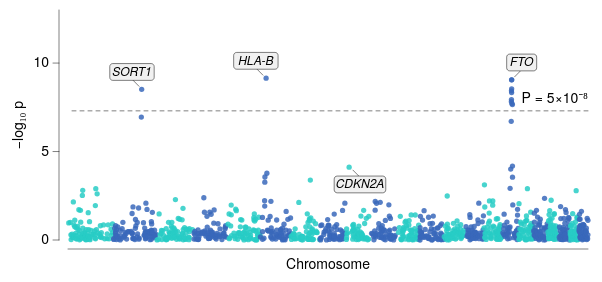

This figure's Vega-Lite source:
### Vega-Lite specification from a JSON file in a GitHub repository (floating-point values rounded to 4 significant figures; data arrays with more than 128 entries replaced by an {"elided": "..."} marker saying what was removed)
{"background": null, "config": {"arc": {"fill": "#DBDBDB", "fillOpacity": 1.0, "innerRadius": 28.75, "padAngle": 0.03, "stroke": "black", "strokeOpacity": 1, "strokeWidth": 0.25}, "area": {"fill": "#DBDBDB", "fillOpacity": 1.0, "stroke": "black", "strokeOpacity": 1, "strokeWidth": 0.25}, "axis": {"domain": true, "domainCap": "round", "domainColor": "black", "domainWidth": 0.25, "grid": false, "gridCap": "round", "gridColor": "#F1F1F1", "gridDash": [0, 0], "gridOpacity": 1.0, "gridWidth": 0.25, "labelColor": "black", "labelFont": "Helvetica Neue", "labelFontSize": 7, "labelFontStyle": "normal", "labelFontWeight": 400, "offset": 4.5, "ticks": true, "tickCap": "round", "tickColor": "black", "tickRound": false, "tickSize": 3, "tickWidth": 0.25, "titleColor": "black", "titleFont": "Helvetica Neue", "titleFontSize": 7, "titleFontStyle": "normal", "titleFontWeight": 400}, "axisX": {"domain": true, "labelAlign": "center", "labelAngle": 0, "labels": true, "ticks": true, "translate": 0}, "axisY": {"domain": true, "labelAlign": "right", "labelAngle": 0, "labels": true, "ticks": true, "translate": 0}, "axisRight": {"domain": true, "labelAlign": "left", "labelAngle": 0, "labels": true, "ticks": true, "translate": 0}, "axisTop": {"domain": true, "labelAlign": "center", "labelAngle": 0, "labels": true, "ticks": true, "translate": 0}, "axisBand": {"tickOffset": 0}, "bar": {"fill": "#DBDBDB", "fillOpacity": 1.0, "stroke": "black", "strokeOpacity": 1, "strokeWidth": 0.25}, "boxplot": {"size": 10.35, "ticks": {"cornerRadius": 0.25, "fill": "black", "opacity": 1, "size": 5.175, "thickness": 0.25}, "box": {"fillOpacity": 1.0, "stroke": "black", "strokeOpacity": 1, "strokeWidth": 0.25}, "median": {"cornerRadius": 0, "fill": "black", "fillOpacity": 1.0, "opacity": 1, "size": 10.35, "thickness": 0.25}, "rule": {"fill": "black", "fillOpacity": 1.0, "size": 11.5, "stroke": "black", "strokeDash": [0, 0], "strokeOpacity": 1, "strokeWidth": 0.25}, "outliers": {"color": "black", "fill": "black", "fillOpacity": 1.0, "size": 0, "stroke": "black", "strokeOpacity": 1, "strokeWidth": 0.25}}, "circle": {"fill": "black", "fillOpacity": 1.0, "size": 0.575, "stroke": null, "strokeOpacity": 1, "strokeWidth": 0.25}, "errorband": {"band": {"fillOpacity": 0.6, "stroke": null, "strokeWidth": 0.25, "strokeOpacity": 1}, "borders": {"opacity": 0, "strokeOpacity": 0.25, "strokeWidth": 1}}, "errorbar": {"opacity": 1, "rule": {"strokeDash": [0, 0], "strokeWidth": 0.25}, "ticks": {"color": "black", "cornerRadius": 0.125, "opacity": 1, "size": 6.9, "thickness": 0.25}, "thickness": 0.25}, "font": "Helvetica Neue", "geoshape": {"fill": "#DBDBDB", "fillOpacity": 1.0, "stroke": "black", "strokeOpacity": 1, "strokeWidth": 0.25}, "header": {"labelColor": "black", "labelFont": "Helvetica Neue", "labelFontSize": 7, "labelFontStyle": "normal", "labelFontWeight": 400, "titleColor": "black", "titleFont": "Helvetica Neue", "titleFontSize": 7, "titleFontStyle": "normal", "titleFontWeight": 400, "titlePadding": 0}, "legend": {"disable": false, "offset": 4.5, "titlePadding": 4, "labelOffset": 2, "gradientLabelOffset": 2, "gradientLength": 57.5, "gradientThickness": 5.75, "gradientOpacity": 1.0, "gradientStrokeColor": "black", "gradientStrokeWidth": 0.25, "labelColor": "black", "labelFont": "Helvetica Neue", "labelFontSize": 7, "labelFontStyle": "normal", "labelFontWeight": 400, "strokeColor": "black", "strokeWidth": 0, "symbolSize": 42, "symbolStrokeColor": "black", "symbolStrokeWidth": 0.25, "titleColor": "black", "titleFont": "Helvetica Neue", "titleFontSize": 7, "titleFontStyle": "normal", "titleFontWeight": 400}, "line": {"color": "black", "stroke": "black", "strokeCap": "round", "strokeDash": [0, 0], "strokeOpacity": 1, "strokeWidth": 0.375}, "point": {"filled": true, "fill": "#DBDBDB", "fillOpacity": 1.0, "size": 5.75, "stroke": "black", "strokeOpacity": 1, "strokeWidth": 0.25}, "range": {"category": ["#C6D9F1", "#F1C9CB", "#FEF0B9", "#CEE37A", "#7AA8E0", "#E589A3", "#FDDD5D", "#68B961", "#4177B1", "#C35082", "#E5C227", "#438156"], "diverging": {"scheme": ["#C35082", "#CE6D94", "#D989A7", "#E2A4BA", "#EABFCE", "#F1DBE2", "#F6F6F6", "#D7E0EB", "#B9CBE0", "#9BB6D5", "#7DA1C9", "#5F8CBD", "#4177B1"]}, "heatmap": {"scheme": ["#32022B", "#43044D", "#4C196E", "#4D338C", "#484DA6", "#3A68BB", "#1D83CA", "#1D9CCB", "#23B5C9", "#28CDC5", "#4DE0B4", "#91EE9F"]}, "ordinal": {"scheme": ["#F1F1F1", "#DBDBDB", "#C6C6C6", "#B2B2B2", "#9D9D9D", "#898989", "#767676", "#636363", "#515151", "#404040", "#2F2F2F", "#1F1F1F"]}, "ramp": {"scheme": ["#32022B", "#43044D", "#4C196E", "#4D338C", "#484DA6", "#3A68BB", "#1D83CA", "#1D9CCB", "#23B5C9", "#28CDC5", "#4DE0B4", "#91EE9F"]}}, "rule": {"color": "black", "stroke": "black", "strokeCap": "round", "strokeDash": [2, 2], "strokeOpacity": 1, "strokeWidth": 0.25}, "scale": {"bandPaddingInner": 0.1, "bandPaddingOuter": 0.1, "round": false}, "rect": {"fill": "#DBDBDB", "fillOpacity": 1.0, "stroke": "black", "strokeOpacity": 1, "strokeWidth": 0.25}, "square": {"fill": "#DBDBDB", "fillOpacity": 1.0, "size": 11.5, "stroke": "black", "strokeOpacity": 1, "strokeWidth": 0.25}, "text": {"color": "black", "font": "Helvetica Neue", "fontSize": 7, "fontStyle": "normal", "fontWeight": 400}, "tick": {"color": "black", "cornerRadius": 0.125, "opacity": 1.0, "size": 10.35, "thickness": 0.25}, "title": {"anchor": "middle", "frame": "group", "color": "black", "font": "Helvetica Neue", "fontSize": 7, "fontStyle": "normal", "fontWeight": 400, "subtitleColor": "black", "subtitleFont": "Helvetica Neue", "subtitleFontSize": "Helvetica Neue", "subtitleFontStyle": "normal", "subtitleFontWeight": 400}, "trail": {"color": "black", "opacity": 1, "size": 0.375}, "view": {"continuousWidth": 260, "continuousHeight": 115, "discreteWidth": 260, "discreteHeight": 115, "fill": null, "stroke": null, "strokeWidth": 0.25}}, "layer": [{"data": {"name": "data-03186213ed5e726b81dd02ff130392d8"}, "mark": {"type": "circle", "opacity": 0.85, "size": 7}, "encoding": {"color": {"field": "parity", "legend": null, "scale": {"range": ["#3A68BB", "#28CDC5"]}, "type": "nominal"}, "x": {"axis": {"labels": false, "ticks": false}, "field": "pos", "title": "Chromosome", "type": "quantitative"}, "y": {"field": "logp", "scale": {"domain": [0, 13]}, "title": "−log₁₀ p", "type": "quantitative"}}}, {"layer": [{"data": {"values": [{"__dysonsphere__": 1}]}, "mark": {"type": "rule", "opacity": 1.0, "strokeDash": [2, 2]}, "encoding": {"y": {"datum": 7.3}}}, {"data": {"values": [{"__dysonsphere__": 1}]}, "mark": {"type": "text", "align": "right", "baseline": "bottom", "dx": 0, "dy": -3, "fontSize": 7}, "encoding": {"text": {"value": "P = 5×10⁻⁸"}, "x": {"value": 260}, "y": {"datum": 7.3}}}]}, {"layer": [{"data": {"values": [{"__dysonsphere__": 1}]}, "mark": {"type": "rule", "strokeDash": [0, 0]}, "encoding": {"x": {"datum": 392.7, "scale": {"domain": [0, 2875.0], "nice": false, "padding": 0, "zero": false}}, "x2": {"datum": 357.6}, "y": {"datum": 8.687, "scale": {"domain": [0, 13], "nice": false, "padding": 0, "zero": false}}, "y2": {"datum": 9.05}}}, {"data": {"values": [{"__dysonsphere__": 1}]}, "mark": {"type": "rect", "cornerRadius": 1.5, "fill": "#F1F1F1", "fillOpacity": 1.0, "height": 8.4, "stroke": "black", "strokeWidth": 0.25, "width": 22.2}, "encoding": {"x": {"datum": 353.7}, "xOffset": {"value": 0.0}, "y": {"datum": 9.497}, "yOffset": {"value": 0.0}}}, {"data": {"values": [{"__dysonsphere__": 1}]}, "mark": {"type": "text", "align": "center", "baseline": "middle", "fontSize": 6, "fontStyle": "italic"}, "encoding": {"text": {"value": "SORT1"}, "x": {"datum": 353.7}, "y": {"datum": 9.497}}}, {"data": {"values": [{"__dysonsphere__": 1}]}, "mark": {"type": "rule", "strokeDash": [0, 0]}, "encoding": {"x": {"datum": 1078.0}, "x2": {"datum": 1043.0}, "y": {"datum": 9.318}, "y2": {"datum": 9.681}}}, {"data": {"values": [{"__dysonsphere__": 1}]}, "mark": {"type": "rect", "cornerRadius": 1.5, "fill": "#F1F1F1", "fillOpacity": 1.0, "height": 8.4, "stroke": "black", "strokeWidth": 0.25, "width": 22.2}, "encoding": {"x": {"datum": 1039.0}, "xOffset": {"value": 0.0}, "y": {"datum": 10.13}, "yOffset": {"value": 0.0}}}, {"data": {"values": [{"__dysonsphere__": 1}]}, "mark": {"type": "text", "align": "center", "baseline": "middle", "fontSize": 6, "fontStyle": "italic"}, "encoding": {"text": {"value": "HLA-B"}, "x": {"datum": 1039.0}, "y": {"datum": 10.13}}}, {"data": {"values": [{"__dysonsphere__": 1}]}, "mark": {"type": "rule", "strokeDash": [0, 0]}, "encoding": {"x": {"datum": 1575.0}, "x2": {"datum": 1610.0}, "y": {"datum": 3.95}, "y2": {"datum": 3.587}}}, {"data": {"values": [{"__dysonsphere__": 1}]}, "mark": {"type": "rect", "cornerRadius": 1.5, "fill": "#F1F1F1", "fillOpacity": 1.0, "height": 8.4, "stroke": "black", "strokeWidth": 0.25, "width": 25.8}, "encoding": {"x": {"datum": 1614.0}, "xOffset": {"value": 0.0}, "y": {"datum": 3.14}, "yOffset": {"value": 0.0}}}, {"data": {"values": [{"__dysonsphere__": 1}]}, "mark": {"type": "text", "align": "center", "baseline": "middle", "fontSize": 6, "fontStyle": "italic"}, "encoding": {"text": {"value": "CDKN2A"}, "x": {"datum": 1614.0}, "y": {"datum": 3.14}}}, {"data": {"values": [{"__dysonsphere__": 1}]}, "mark": {"type": "rule", "strokeDash": [0, 0]}, "encoding": {"x": {"datum": 2469.0}, "x2": {"datum": 2504.0}, "y": {"datum": 9.223}, "y2": {"datum": 9.586}}}, {"data": {"values": [{"__dysonsphere__": 1}]}, "mark": {"type": "rect", "cornerRadius": 1.5, "fill": "#F1F1F1", "fillOpacity": 1.0, "height": 8.4, "stroke": "black", "strokeWidth": 0.25, "width": 15.0}, "encoding": {"x": {"datum": 2508.0}, "xOffset": {"value": 0.0}, "y": {"datum": 10.03}, "yOffset": {"value": 0.0}}}, {"data": {"values": [{"__dysonsphere__": 1}]}, "mark": {"type": "text", "align": "center", "baseline": "middle", "fontSize": 6, "fontStyle": "italic"}, "encoding": {"text": {"value": "FTO"}, "x": {"datum": 2508.0}, "y": {"datum": 10.03}}}]}], "$schema": "https://vega.github.io/schema/vega-lite/v6.4.1.json", "datasets": {"data-03186213ed5e726b81dd02ff130392d8": {"elided": "1213 records"}}}
